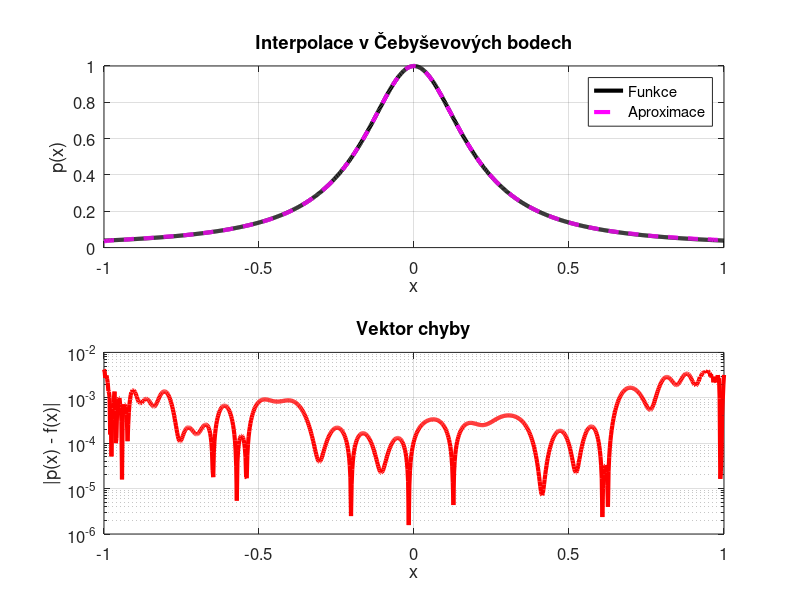
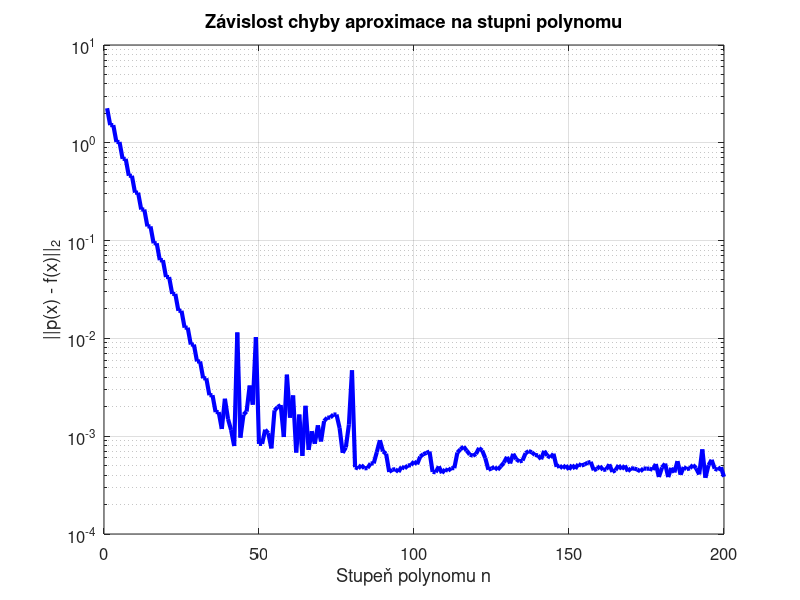

The MATLAB script that drew these images, in order:
addpath('Funkce');

% Generování Čebyševových uzlů
n = 80;
j = (0:n)';
x = cos(j * pi / n);

% Cílová funkce
f = 1 ./ (1 + 25 * x.^2);

% Interpolace pomocí polynomu
c = polyfit(x, f, n);

% Evaluace výsledného polynomu
s = linspace(-1, 1, 1000)';
y = polyval(c, s);

% Výpočet skutečné funkční hodnoty
y_exact = 1 ./ (1 + 25 * s.^2);
error = abs(y - y_exact);

% Grafické zobrazení
figure;
subplot(2,1,1);
plot(s, y_exact, 'k', 'LineWidth', 3); hold on;
plot(s, y, 'm--', 'LineWidth', 3);
title('Interpolace v Čebyševových bodech', 'FontSize', 16);
xlabel('x', 'FontSize', 14);
ylabel('p(x)', 'FontSize', 14);
legend('Funkce', 'Aproximace', 'FontSize', 12);
grid on;
set(gca, 'FontSize', 12);

subplot(2,1,2);
semilogy(s, error, 'r', 'LineWidth', 3);
xlim([-1 1]);
title('Vektor chyby', 'FontSize', 16);
xlabel('x', 'FontSize', 14);
ylabel('|p(x) - f(x)|', 'FontSize', 14);
grid on;
set(gca, 'FontSize', 12);

% Rozsah stupňů polynomu
n_values = 1:200;
errors = zeros(size(n_values));

for idx = 1:length(n_values)
    n = n_values(idx);

    % Sestavení Vandermondeovy matice
    A = x .^ (0:n);

    % Výpočet koeficientů metodou nejmenších čtverců
    c = A \ f;

    % Výpočet aproximace
    f_approx = A * c;

    % Výpočet chyby v 2-normě
    errors(idx) = norm(f - f_approx, 2);
end

% Vykreslení grafu chyby
figure;
semilogy(n_values, errors, 'b', 'LineWidth', 3);
xlabel('Stupeň polynomu n', 'FontSize', 14);
ylabel('||p(x) - f(x)||_2', 'FontSize', 14);
title('Závislost chyby aproximace na stupni polynomu', 'FontSize', 16);
grid on;
set(gca, 'FontSize', 12);
